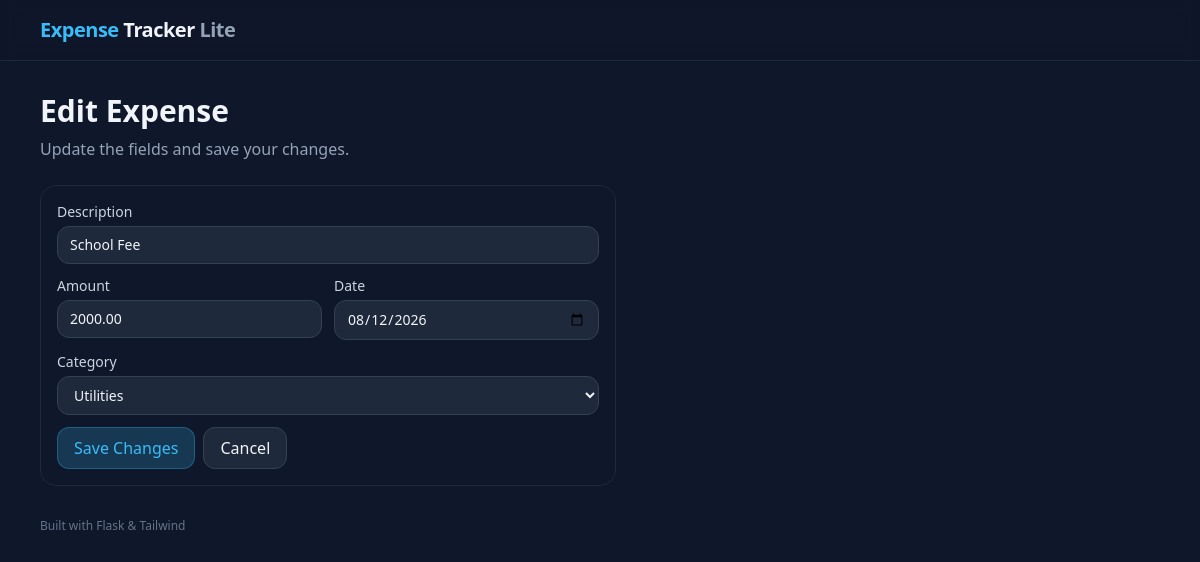
The page /edit/3 on the database its author committed.
### app.py (models this page shows)
class Expense(db.Model):
    id = db.Column(db.Integer, primary_key=True)
    description = db.Column(db.String(120), nullable=False)
    amount = db.Column(db.Float, nullable=False)
    category = db.Column(db.String(120), nullable=False)
    date_created = db.Column(db.Date, default=date.today)

### app.py (the view)
@app.route('/edit/<int:expense_id>', methods=['GET'])
def edit(expense_id):
    expense = Expense.query.get_or_404(expense_id)
    categories = ["Food", "Transport", "Rent", "Utilities", "Health", "Entertainment", "Other"]
    return render_template('edit.html', expense=expense, categories=categories, today=date.today().isoformat())

### Templates/edit.html (shortened to what this page needs)
{% extends "base.html" %}
{% block content %}
  <h1 class="text-3xl font-semibold mb-2">Edit Expense</h1>
  <p class="text-slate-400 mb-6">Update the fields and save your changes.</p>
  <section class="max-w-xl rounded-2xl border border-slate-800 bg-slate-900 p-4">
    <form method="post" action="{{ url_for('edit_post', expense_id=expense.id) }}" class="space-y-3">
      <label class="block text-sm">
        <span class="mb-1 block text-slate-300">Description</span>
        <input name="description"
               value="{{ expense.description }}"
               class="w-full rounded-xl bg-slate-800 border border-slate-700 px-3 py-2 text-slate-100" />
      </label>
      <div class="grid grid-cols-2 gap-3">
        <label class="block text-sm">
          <span class="mb-1 block text-slate-300">Amount</span>
          <input type="number" step="0.01" min="0.01" name="amount"
                 value="{{ '%.2f'|format(expense.amount) }}"
                 class="w-full rounded-xl bg-slate-800 border border-slate-700 px-3 py-2 text-slate-100" />
        </label>
        <label class="block text-sm">
          <span class="mb-1 block text-slate-300">Date</span>
          <input type="date" name="date"
                 value="{{ expense.date_created.strftime('%Y-%m-%d') if expense.date_created else today }}"
                 class="w-full rounded-xl bg-slate-800 border border-slate-700 px-3 py-2 text-slate-100" />
        </label>
      </div>
      <label class="block text-sm">
        <span class="mb-1 block text-slate-300">Category</span>
        <select name="category"
                class="w-full rounded-xl bg-slate-800 border border-slate-700 px-3 py-2 text-slate-100">
          {% for c in categories %}
            <option value="{{ c }}" {% if expense.category == c %}selected{% endif %}>{{ c }}</option>
          {% endfor %}
        </select>
      </label>
      <div class="flex items-center gap-2">
        <button class="rounded-xl bg-brand/20 hover:bg-brand/30 text-brand px-4 py-2 border border-brand/30"
                type="submit">Save Changes</button>
        <a class="rounded-xl bg-slate-800 hover:bg-slate-700 px-4 py-2 border border-slate-700"
           href="{{ url_for('index') }}">Cancel</a>
      </div>
    </form>
  </section>
{% endblock %}

### rows shown on the page
Expense: description "School Fee", amount "2000.00", date "08/12/2026", category "Utilities"
